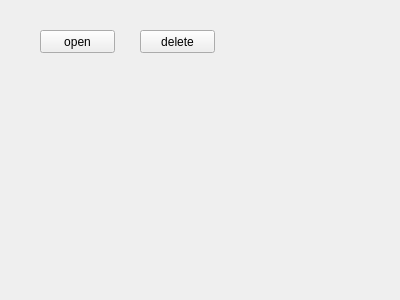
<?xml version="1.0" encoding="UTF-8"?>
<ui version="4.0">
 <class>TestDeleteForm</class>
 <widget class="QWidget" name="TestDeleteForm">
  <property name="geometry">
   <rect>
    <x>0</x>
    <y>0</y>
    <width>400</width>
    <height>300</height>
   </rect>
  </property>
  <property name="windowTitle">
   <string>Form</string>
  </property>
  <widget class="QPushButton" name="pushButton">
   <property name="geometry">
    <rect>
     <x>40</x>
     <y>30</y>
     <width>75</width>
     <height>23</height>
    </rect>
   </property>
   <property name="text">
    <string>open</string>
   </property>
  </widget>
  <widget class="QPushButton" name="pushButton_2">
   <property name="geometry">
    <rect>
     <x>140</x>
     <y>30</y>
     <width>75</width>
     <height>23</height>
    </rect>
   </property>
   <property name="text">
    <string>delete</string>
   </property>
  </widget>
 </widget>
 <resources/>
 <connections/>
</ui>
